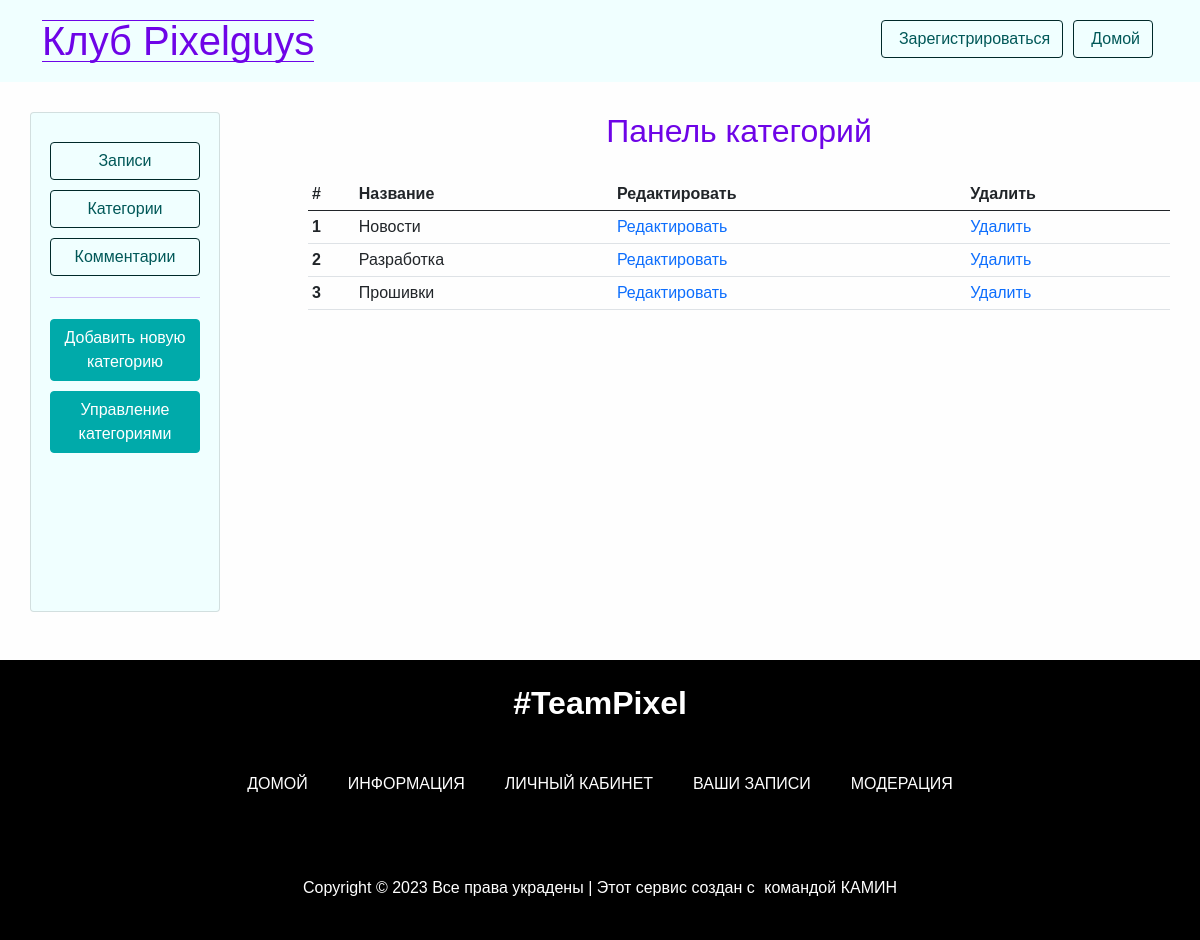
The app's page /admin/topics/index.php with its own data.
### tables this page shows
CREATE TABLE `categories` (
  `id` int NOT NULL,
  `name` varchar(121) NOT NULL,
  `notice` text NOT NULL
);

### application/database/db.php (called while the page is built, shortened)
<?php
    require 'connect.php';
    function dbError($request) {
        $errorIn = $request->errorInfo();
        return true;
    }
    function allSelect($table, $params=[]) {
        global $pdo;
        $query = "SELECT * FROM $table";
        $request = $pdo->prepare($query);
        $request->execute();
        return $request->fetchAll();
    }
?>

### application/controllers/topics.php (called while the page is built, shortened)
<?php
    include_once '../../application/database/db.php';
    $topics = allSelect('categories');
?>

### admin/topics/index.php (the view, shortened to what this page needs)
<?php
    include_once '../../application/controllers/topics.php';
?>
<!DOCTYPE html>
<html lang="ru">
<head>
    <link rel="stylesheet" href="https://cdn.jsdelivr.net/npm/bootstrap@5.0.1/dist/css/bootstrap.min.css">
    <link rel="stylesheet" href="https://maxst.icons8.com/vue-static/landings/line-awesome/line-awesome/1.3.0/css/line-awesome.min.css">
    <link rel="stylesheet" href="../../css/admin.css">
    <link rel="stylesheet" href="../../css/footer.css">
    <link rel="stylesheet" href="../../css/style.css">
</head>
<body>
    <?php include_once '../../application/include/header_admin.php'; ?>
    <div class="container">
        <div class="row">
            <?php include_once '../../application/include/sidebar-admin-topics.php'?>
            <div class="posts col-10">
                <div class="row">
                    <h2>Панель категорий</h2>
                    <table class="table table-hover table-sm">
                        <thead>
                            <tr>
                                <th scope="col" class="id">#</th>
                                <th scope="col" class="article">Название</th>
                                <th scope="col" class="edit">Редактировать</th>
                                <th scope="col" class="delete">Удалить</th>
                            </tr>
                        </thead>
                        <tbody>
                            <?php foreach ($topics as $key => $topic): ?>
                                <tr>
                                    <th scope="row"><?=$key+1;?></th>
                                    <td><?=$topic['name'];?></td>
                                    <td><a href="edit.php?id=<?=$topic['id'];?>">Редактировать</a></td>
                                    <td><a href="edit.php?delete_id=<?=$topic['id'];?>">Удалить</a></td>
                                </tr>
                            <?php endforeach; ?>
                        </tbody>
                    </table>
                </div>
            </div>
        </div>
    </div>
    <?php include_once '../../application/include/footer.php'; ?>
</body>
</html>

### css/admin.css (style rules this page uses)
.posts { margin-top: 30px; padding-left: 100px; min-height: 500px; }
.posts h2 { text-align: center; padding-bottom: 20px; }

### css/style.css (style rules this page uses)
html, body { margin: 0; height: 100%; font-family: 'Ubuntu', sans-serif; color: #6e04e7; background-color: #fefefe; }
a { text-decoration: none; }

### records on screen
categories: name "Новости"
categories: name "Разработка"
categories: name "Прошивки"
